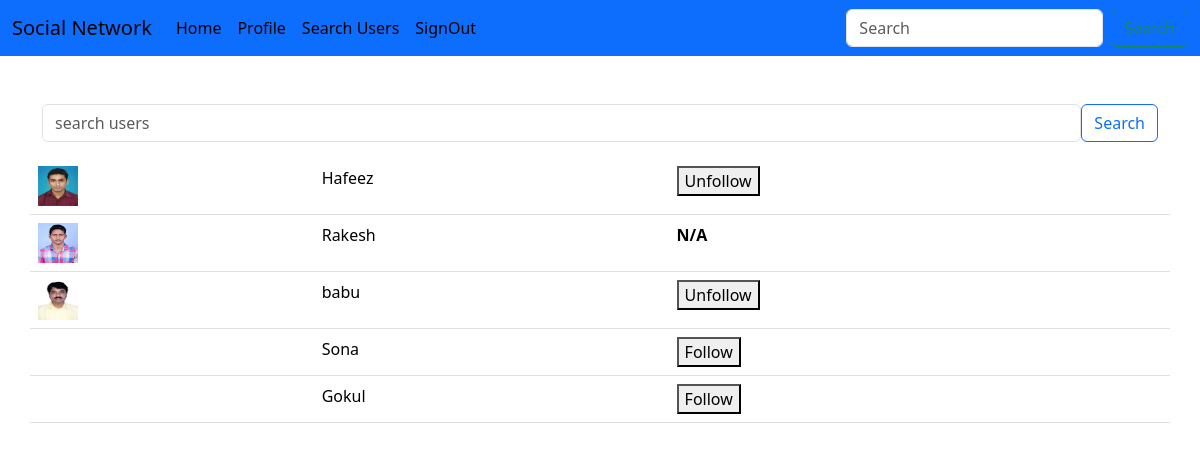
The app's page /user/all_users/ (signed in) with its own data.
### mainapp/models.py (models this page shows, shortened)
class UserProfile(models.Model):
    full_name=models.CharField(max_length=20,null=True)
    profile_picture=models.ImageField(upload_to='profilepics',null=True,blank=True)
    bio=models.CharField(max_length=200,null=True)
    phone=models.CharField(max_length=10,null=True)
    user=models.OneToOneField(User,on_delete=models.CASCADE,related_name='profile',null=True)
    followers=models.ManyToManyField(User,related_name='follower')
    following=models.ManyToManyField(User,related_name='me_following')

### mainapp/views.py (the view, shortened to what this page needs)
# urls.py: path('all_users/',views.AllUserProfileView.as_view(),name='all_users'),
@method_decorator(rule,name='dispatch')
class AllUserProfileView(ListView):
    template_name='user/all_users.html'
    context_object_name='all_users'
    model=UserProfile

### mainapp/templates/user/all_users.html (shortened to what this page needs)
{% extends 'user/base.html' %}
{%block content%}
<br><br>
<div class="container">
    <div class="row">
        <div >
            <form action="" method="post" class="d-flex justify-content-center mb-3">
                <input type="text" class="form-control" name="box"  placeholder="search users">
                <button class="btn btn-outline-primary" >Search</button>
            </form>
        </div>
        {%if qs%}
        <table class="table">
            {%for user in qs%}
            <tr>
                <td>{%if user.profile_picture%}
                    <img src="{{user.user.profile.profile_picture.url}}" alt="" width="40px" height="40px">
                   {%endif%}
                </td>
                <td>{{user.full_name}}</td>
                <td>
                    <form action="{%url 'follow' user.user.id%}" method="post">
                        {%csrf_token%}
                        {%if user.user in request.user.profile.following.all%}
                        <button type="submit" name="action" value="unfollow">Unfollow</button>
                        {%elif user.user == request.user%}
                        <strong>N/A</strong>
                        {%else%}
                        <button type="submit" name="action" value="follow">Follow</button>
                        {%endif%}
                    </form>
                </td>
            </tr>
            {%endfor%}
         </table>
        {%else%}
         <table class="table">
            {%for user in all_users%}
            <tr>
                <td>{%if user.profile_picture%}
                    <img src="{{user.user.profile.profile_picture.url}}" alt="" width="40px" height="40px">
                   {%endif%}
                </td>
                <td>{{user.full_name}}</td>
                <td>
                    <form action="{%url 'follow' user.user.id%}" method="post">
                        {%if user.user in request.user.profile.following.all%}
                        <button type="submit" name="action" value="unfollow">Unfollow</button>
                        {%elif user.user == request.user%}
                        <strong>N/A</strong>
                        {%else%}
                        <button type="submit" name="action" value="follow">Follow</button>
                        {%endif%}
                    </form>
                </td>
            </tr>
            {%endfor%}
         </table>
         {%endif%}
    </div>
</div>
{%endblock%}

### records on screen
UserProfile: user.profile.profile_picture (picture), full_name "Hafeez", shows "Unfollow"
UserProfile: user.profile.profile_picture (picture), full_name "Rakesh", shows "N/A"
UserProfile: user.profile.profile_picture (picture), full_name "babu", shows "Unfollow"
UserProfile: full_name "Sona", shows "Follow"
UserProfile: full_name "Gokul", shows "Follow"
